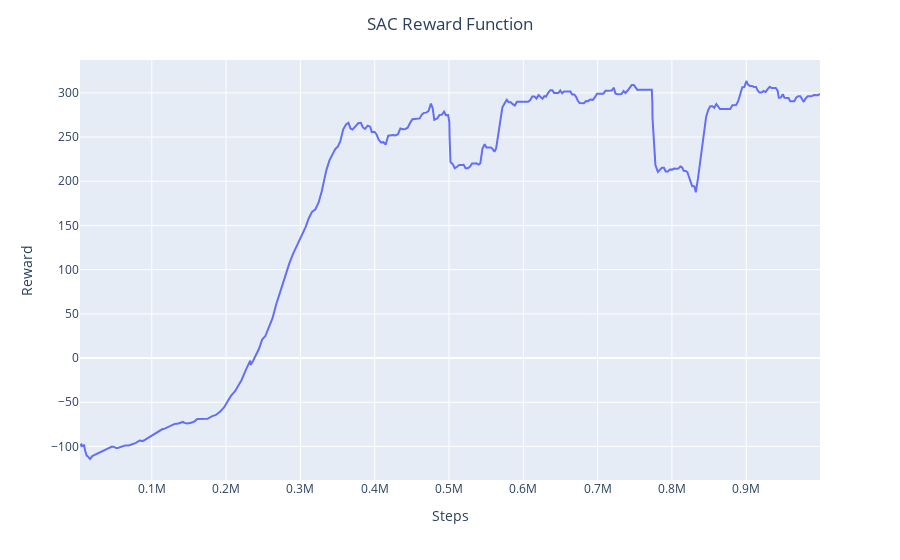

Notebook cell for this chart:
### Code cell
# SAC Reward Plot
df_sac = pd.DataFrame(dict(
    x = t_sac,
    y = r_sac
))

fig = px.line(df_sac, x="x", y="y")
fig.update_layout(title='SAC Reward Function', title_x=0.5,
                   xaxis_title='Steps',
                   yaxis_title='Reward') 
fig.show()

### Figure 1 — Plotly figure (JSON) as saved in the notebook; plotly's stock layout.template omitted (floating-point values rounded to 4 significant figures; data arrays with more than 128 entries replaced by an {"elided": "..."} marker saying what was removed)
{"data": [{"hovertemplate": "x=%{x}<br>y=%{y}<extra></extra>", "legendgroup": "", "line": {"color": "#636efa", "dash": "solid"}, "marker": {"symbol": "circle"}, "mode": "lines", "name": "", "orientation": "v", "showlegend": false, "type": "scatter", "x": {"elided": "331 int values"}, "xaxis": "x", "y": {"elided": "331 float values"}, "yaxis": "y"}], "layout": {"legend": {"tracegroupgap": 0}, "margin": {"t": 60}, "title": {"text": "SAC Reward Function", "x": 0.5}, "xaxis": {"anchor": "y", "domain": [0, 1], "title": {"text": "Steps"}}, "yaxis": {"anchor": "x", "domain": [0, 1], "title": {"text": "Reward"}}}}
